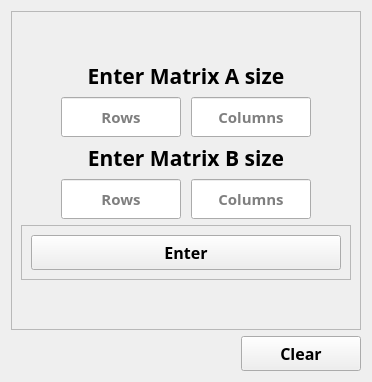
           <widget class="QWidget" name="page_simpleOperation_1">
            <layout class="QVBoxLayout" name="verticalLayout_8">
             <item>
              <widget class="QFrame" name="frame_4">
               <property name="frameShape">
                <enum>QFrame::StyledPanel</enum>
               </property>
               <property name="frameShadow">
                <enum>QFrame::Raised</enum>
               </property>
               <layout class="QVBoxLayout" name="verticalLayout_7">
                <item>
                 <spacer name="verticalSpacer_6">
                  <property name="orientation">
                   <enum>Qt::Vertical</enum>
                  </property>
                  <property name="sizeHint" stdset="0">
                   <size>
                    <width>20</width>
                    <height>40</height>
                   </size>
                  </property>
                 </spacer>
                </item>
                <item>
                 <widget class="QLabel" name="label_enterMatrixA">
                  <property name="font">
                   <font>
                    <family>DM Sans</family>
                    <pointsize>16</pointsize>
                    <bold>true</bold>
                   </font>
                  </property>
                  <property name="text">
                   <string>Enter Matrix A size</string>
                  </property>
                  <property name="alignment">
                   <set>Qt::AlignCenter</set>
                  </property>
                 </widget>
                </item>
                <item>
                 <layout class="QHBoxLayout" name="horizontalLayout_5">
                  <property name="spacing">
                   <number>10</number>
                  </property>
                  <item>
                   <spacer name="horizontalSpacer_2">
                    <property name="orientation">
                     <enum>Qt::Horizontal</enum>
                    </property>
                    <property name="sizeHint" stdset="0">
                     <size>
                      <width>40</width>
                      <height>20</height>
                     </size>
                    </property>
                   </spacer>
                  </item>
                  <item>
                   <widget class="QLineEdit" name="lineEdit_matrixA_rows">
                    <property name="minimumSize">
                     <size>
                      <width>0</width>
                      <height>40</height>
                     </size>
                    </property>
                    <property name="maximumSize">
                     <size>
                      <width>120</width>
                      <height>16777215</height>
                     </size>
                    </property>
                    <property name="font">
                     <font>
                      <family>DM Sans</family>
                      <pointsize>11</pointsize>
                      <italic>false</italic>
                      <bold>true</bold>
                     </font>
                    </property>
                    <property name="alignment">
                     <set>Qt::AlignCenter</set>
                    </property>
                    <property name="placeholderText">
                     <string>Rows</string>
                    </property>
                   </widget>
                  </item>
                  <item>
                   <widget class="QLineEdit" name="lineEdit_matrixA_cols">
                    <property name="minimumSize">
                     <size>
                      <width>0</width>
                      <height>40</height>
                     </size>
                    </property>
                    <property name="maximumSize">
                     <size>
                      <width>120</width>
                      <height>16777215</height>
                     </size>
                    </property>
                    <property name="font">
                     <font>
                      <family>DM Sans</family>
                      <pointsize>11</pointsize>
                      <italic>false</italic>
                      <bold>true</bold>
                     </font>
                    </property>
                    <property name="alignment">
                     <set>Qt::AlignCenter</set>
                    </property>
                    <property name="placeholderText">
                     <string>Columns</string>
                    </property>
                   </widget>
                  </item>
                  <item>
                   <spacer name="horizontalSpacer_3">
                    <property name="orientation">
                     <enum>Qt::Horizontal</enum>
                    </property>
                    <property name="sizeHint" stdset="0">
                     <size>
                      <width>40</width>
                      <height>20</height>
                     </size>
                    </property>
                   </spacer>
                  </item>
                 </layout>
                </item>
                <item>
                 <widget class="QLabel" name="label_enterMatrixB">
                  <property name="font">
                   <font>
                    <family>DM Sans</family>
                    <pointsize>16</pointsize>
                    <bold>true</bold>
                   </font>
                  </property>
                  <property name="text">
                   <string>Enter Matrix B size</string>
                  </property>
                  <property name="alignment">
                   <set>Qt::AlignCenter</set>
                  </property>
                 </widget>
                </item>
                <item>
                 <layout class="QHBoxLayout" name="horizontalLayout_4">
                  <property name="spacing">
                   <number>10</number>
                  </property>
                  <item>
                   <spacer name="horizontalSpacer_4">
                    <property name="orientation">
                     <enum>Qt::Horizontal</enum>
                    </property>
                    <property name="sizeHint" stdset="0">
                     <size>
                      <width>40</width>
                      <height>20</height>
                     </size>
                    </property>
                   </spacer>
                  </item>
                  <item>
                   <widget class="QLineEdit" name="lineEdit_matrixB_rows">
                    <property name="minimumSize">
                     <size>
                      <width>0</width>
                      <height>40</height>
                     </size>
                    </property>
                    <property name="maximumSize">
                     <size>
                      <width>120</width>
                      <height>16777215</height>
                     </size>
                    </property>
                    <property name="font">
                     <font>
                      <family>DM Sans</family>
                      <pointsize>11</pointsize>
                      <italic>false</italic>
                      <bold>true</bold>
                     </font>
                    </property>
                    <property name="alignment">
                     <set>Qt::AlignCenter</set>
                    </property>
                    <property name="placeholderText">
                     <string>Rows</string>
                    </property>
                   </widget>
                  </item>
                  <item>
                   <widget class="QLineEdit" name="lineEdit_matrixB_cols">
                    <property name="minimumSize">
                     <size>
                      <width>0</width>
                      <height>40</height>
                     </size>
                    </property>
                    <property name="maximumSize">
                     <size>
                      <width>120</width>
                      <height>16777215</height>
                     </size>
                    </property>
                    <property name="font">
                     <font>
                      <family>DM Sans</family>
                      <pointsize>11</pointsize>
                      <italic>false</italic>
                      <bold>true</bold>
                     </font>
                    </property>
                    <property name="alignment">
                     <set>Qt::AlignCenter</set>
                    </property>
                    <property name="placeholderText">
                     <string>Columns</string>
                    </property>
                   </widget>
                  </item>
                  <item>
                   <spacer name="horizontalSpacer_5">
                    <property name="orientation">
                     <enum>Qt::Horizontal</enum>
                    </property>
                    <property name="sizeHint" stdset="0">
                     <size>
                      <width>40</width>
                      <height>20</height>
                     </size>
                    </property>
                   </spacer>
                  </item>
                 </layout>
                </item>
                <item>
                 <widget class="QFrame" name="frame_5">
                  <property name="minimumSize">
                   <size>
                    <width>0</width>
                    <height>0</height>
                   </size>
                  </property>
                  <property name="frameShape">
                   <enum>QFrame::StyledPanel</enum>
                  </property>
                  <property name="frameShadow">
                   <enum>QFrame::Raised</enum>
                  </property>
                  <layout class="QVBoxLayout" name="verticalLayout_9">
                   <item>
                    <widget class="QPushButton" name="pushButton_enter_size">
                     <property name="minimumSize">
                      <size>
                       <width>0</width>
                       <height>35</height>
                      </size>
                     </property>
                     <property name="maximumSize">
                      <size>
                       <width>16777215</width>
                       <height>16777215</height>
                      </size>
                     </property>
                     <property name="font">
                      <font>
                       <family>DM Sans</family>
                       <pointsize>12</pointsize>
                       <bold>true</bold>
                      </font>
                     </property>
                     <property name="cursor">
                      <cursorShape>PointingHandCursor</cursorShape>
                     </property>
                     <property name="text">
                      <string>Enter</string>
                     </property>
                    </widget>
                   </item>
                  </layout>
                 </widget>
                </item>
                <item>
                 <spacer name="verticalSpacer_7">
                  <property name="orientation">
                   <enum>Qt::Vertical</enum>
                  </property>
                  <property name="sizeHint" stdset="0">
                   <size>
                    <width>20</width>
                    <height>40</height>
                   </size>
                  </property>
                 </spacer>
                </item>
               </layout>
              </widget>
             </item>
             <item>
              <widget class="QPushButton" name="pushButton_clear">
               <property name="minimumSize">
                <size>
                 <width>0</width>
                 <height>35</height>
                </size>
               </property>
               <property name="maximumSize">
                <size>
                 <width>120</width>
                 <height>16777215</height>
                </size>
               </property>
               <property name="font">
                <font>
                 <family>DM Sans</family>
                 <pointsize>12</pointsize>
                 <italic>false</italic>
                 <bold>true</bold>
                </font>
               </property>
               <property name="cursor">
                <cursorShape>PointingHandCursor</cursorShape>
               </property>
               <property name="layoutDirection">
                <enum>Qt::RightToLeft</enum>
               </property>
               <property name="text">
                <string>Clear</string>
               </property>
              </widget>
             </item>
            </layout>
           </widget>
